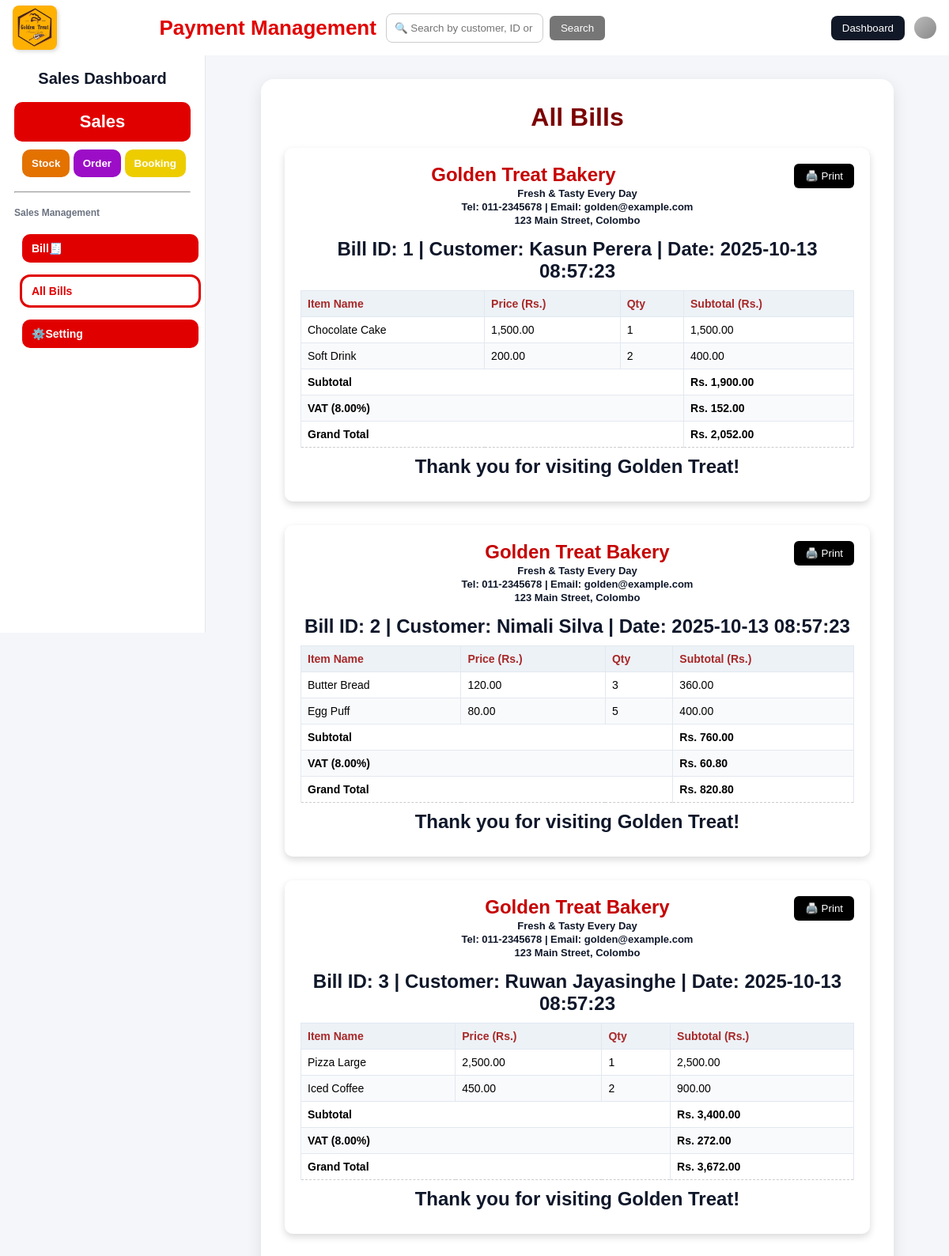
Page /payment/save_bill.php on the committed database.
### tables this page shows
CREATE TABLE `bills` (
  `id` int(11) NOT NULL,
  `customer_name` varchar(255) NOT NULL,
  `created_at` timestamp NOT NULL DEFAULT current_timestamp()
);

CREATE TABLE `settings` (
  `id` int(11) NOT NULL,
  `shop_name` varchar(255) NOT NULL,
  `shop_slogan` varchar(255) DEFAULT NULL,
  `shop_tel` varchar(50) DEFAULT NULL,
  `shop_email` varchar(255) DEFAULT NULL,
  `shop_address` text DEFAULT NULL,
  `thank_note` text DEFAULT NULL,
  `vat_percent` decimal(5,2) DEFAULT 0.00
);

CREATE TABLE `bill_items` (
  `id` int(11) NOT NULL,
  `bill_id` int(11) NOT NULL,
  `item_name` varchar(255) NOT NULL,
  `price` decimal(10,2) NOT NULL,
  `qty` int(11) NOT NULL
);

### payment/save_bill.php (the view, shortened to what this page needs)
<?php
$host = "localhost";
$user = "root";
$pass = "";
$db   = "golden_treat";
$conn = new mysqli($host, $user, $pass, $db);
$settings = $conn->query("SELECT * FROM settings WHERE id=1")->fetch_assoc();
$shop_name    = $settings['shop_name'];
$shop_slogan  = $settings['shop_slogan'];
$shop_tel     = $settings['shop_tel'];
$shop_email   = $settings['shop_email'];
$shop_address = $settings['shop_address'];
$thank_note   = $settings['thank_note'];
$vat_percent  = $settings['vat_percent'];
if (isset($_GET['search']) && $_GET['search'] != "") {
    $search = $conn->real_escape_string($_GET['search']);
    $sql = "SELECT * FROM bills
            WHERE customer_name LIKE '%$search%'
               OR id LIKE '%$search%'
            ORDER BY created_at DESC";
} else {
    $sql = "SELECT * FROM bills ORDER BY created_at DESC";
}
$search = "";
if (isset($_GET['search']) && $_GET['search'] != "") {
    $search = $conn->real_escape_string($_GET['search']);
    $sql = "SELECT * FROM bills
            WHERE customer_name LIKE '%$search%'
               OR id LIKE '%$search%'
            ORDER BY created_at DESC";
} else {
    $sql = "SELECT * FROM bills ORDER BY created_at DESC";
}
$billsResult = $conn->query($sql);
?>
<!DOCTYPE html>
<html lang="en">
<head>
<link rel="stylesheet" href="style1.css">
</head>
<body>
  <div class="header">
    <div class="header-left"><img src="logo.jpg" alt="Logo" /></div>
    <div class="header-middle">
      <div class="header-middle-title">Payment Management</div>
      <div class="search-bar">
  <form method="GET" action="save_bill.php" style="display:flex; align-items:center;">
    <input id="globalSearch" type="text" name="search"
           placeholder="🔍 Search by customer, ID or date..."
           value="<?= htmlspecialchars($search) ?>">
    <button type="submit"
            style="margin-left:8px; padding:8px 14px; border:none; border-radius:6px; background:#00000089; color:#fff; cursor:pointer;">
      Search
    </button>
  </form>
</div>
    </div>
    <div class="header-right">
      <button class="role-btn" onclick="window.location.href='../index.html'">Dashboard</button>
      <div class="user-icon"></div>
    </div>
  </div>
  <div class="layout">
    <aside class="sidebar">
      <h1>Sales Dashboard</h1>
      <nav>
        <button class="salesbtn" onclick="window.location.href='index.php'">Sales</button>
        <div class="otherbtn">
          <button class="Sbtn" onclick="window.location.href='../stoke/stock.php'">Stock</button>
          <button class="Ubtn" onclick="window.location.href='../order/order.php'">Order</button>
          <button class="Bbtn" onclick="window.location.href='../booking/index.html'">Booking</button>
        </div>
        <hr />
        <p>Sales Management</p>
        <div class="salebtn">
          <button class="tab-btn " onclick="window.location.href='index.php'">Bill🧾</button>
          <button class="tab-btn active" onclick="window.location.href='save_bill.php'">All Bills</button>
          <button class="tab-btn " onclick="window.location.href='setting.php'">⚙️Setting</button>
        </div>
      </nav>
    </aside>
<div class="container">
<h1>All Bills</h1>
<a href="setting.php" style="float:right; margin-bottom:10px;">⚙️ Edit Shop Settings</a>
<?php
if ($billsResult->num_rows > 0) {
    while ($bill = $billsResult->fetch_assoc()) {
        echo '<div class="card" id="bill-'.$bill['id'].'">';
        echo '<button class="print-btn" onclick="printBill('.$bill['id'].')">🖨️ Print</button>';
        echo '<div class="shop-info">
                <h2>'.$shop_name.'</h2>
                <p>'.$shop_slogan.'</p>
                <p>Tel: '.$shop_tel.' | Email: '.$shop_email.'</p>
                <p>'.$shop_address.'</p>
              </div>';
        echo "<p><strong>Bill ID:</strong> {$bill['id']} | <strong>Customer:</strong> ".htmlspecialchars($bill['customer_name'])." | <strong>Date:</strong> {$bill['created_at']}</p>";
        $itemsResult = $conn->query("SELECT * FROM bill_items WHERE bill_id=".$bill['id']);
        echo '<table><thead><tr>
                <th>Item Name</th>
                <th>Price (Rs.)</th>
                <th>Qty</th>
                <th>Subtotal (Rs.)</th>
              </tr></thead><tbody>';
        $total = 0;
        while ($item = $itemsResult->fetch_assoc()) {
            $subtotal = $item['price'] * $item['qty'];
            echo "<tr>
                    <td>".htmlspecialchars($item['item_name'])."</td>
                    <td>".number_format($item['price'],2)."</td>
                    <td>{$item['qty']}</td>
                    <td>".number_format($subtotal,2)."</td>
                  </tr>";
            $total += $subtotal;
        }
        $vat = $total * ($vat_percent / 100);
        $grandTotal = $total + $vat;
        echo "<tr class='total-row'><td colspan='3'>Subtotal</td><td>Rs. ".number_format($total,2)."</td></tr>";
        echo "<tr class='total-row'><td colspan='3'>VAT ({$vat_percent}%)</td><td>Rs. ".number_format($vat,2)."</td></tr>";
        echo "<tr class='total-row'><td colspan='3'>Grand Total</td><td>Rs. ".number_format($grandTotal,2)."</td></tr>";
        echo '</tbody></table>';
        echo '<p style="text-align:center;">'.$thank_note.'</p>';
        echo '</div>';
    }
} else {
    echo "<p>No bills found.</p>";
}
?>
</div>
</body>
</html>

### payment/save_bill.php (style rules this page uses)
body { font-family: Arial, sans-serif; }
.container { max-width: 800px; margin: 30px auto; }

### rows in the picture
bills: id "1", customer_name "Kasun Perera", created_at "2025-10-13 08:57:23", total "1,900.00"
settings: shop_name "Golden Treat Bakery", shop_slogan "Fresh & Tasty Every Day", shop_tel "011-2345678", shop_email "golden@example.com", shop_address "123 Main Street, Colombo", vat_percent "8.00", vat_percent "152.00", vat_percent "2,052.00", thank_note "Thank you for visiting Golden Treat!", vat_percent "60.80", vat_percent "820.80", vat_percent "272.00", vat_percent "3,672.00"
bill_items: item_name "Chocolate Cake", price "1,500.00", qty "1", subtotal "1,500.00"
bill_items: item_name "Soft Drink", price "200.00", qty "2", subtotal "400.00"
bills: id "2", customer_name "Nimali Silva", created_at "2025-10-13 08:57:23", total "760.00"
bill_items: item_name "Butter Bread", price "120.00", qty "3", subtotal "360.00"
bill_items: item_name "Egg Puff", price "80.00", qty "5", subtotal "400.00"
bills: id "3", customer_name "Ruwan Jayasinghe", created_at "2025-10-13 08:57:23", total "3,400.00"
bill_items: item_name "Pizza Large", price "2,500.00", qty "1", subtotal "2,500.00"
bill_items: item_name "Iced Coffee", price "450.00", qty "2", subtotal "900.00"
